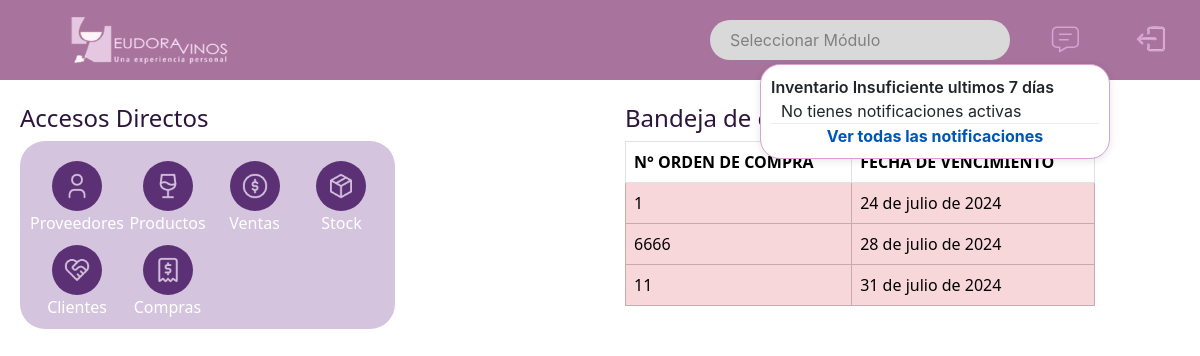
The app's page / (signed in), older data.
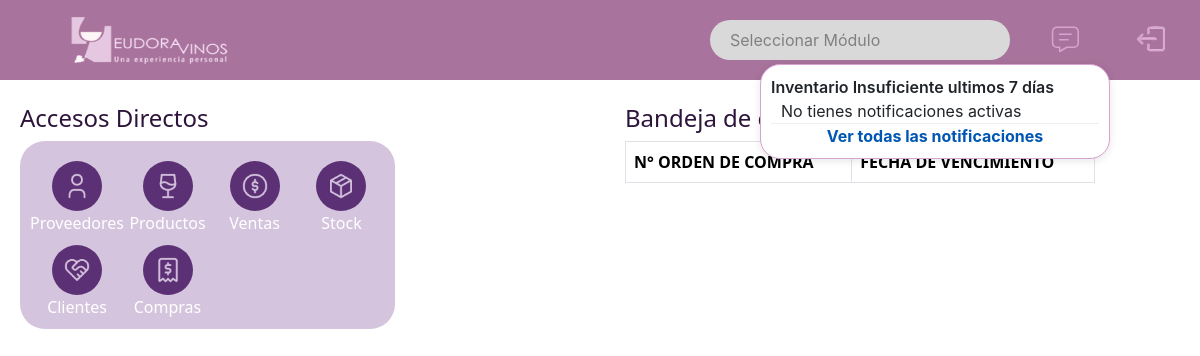
The same page, newer data.
### website/models.py (models this page shows, shortened)
class Alerta_vencimiento(models.Model):
    OC = models.ForeignKey(Compra_proveedores, on_delete=models.CASCADE, default='0')
    fecha_alerta = models.DateField()
    status = models.CharField(max_length=50)
    fecha_vencimiento = models.DateField()

class Compra_proveedores(models.Model):
    OC = models.IntegerField(primary_key=True, unique=True)
    nombre_prov = models.ForeignKey(Proveedores, on_delete=models.CASCADE) #foreign
    fecha_oc = models.DateField()
    SKU = models.ForeignKey(Producto, on_delete=models.CASCADE) #foreign
    cantidad = models.IntegerField()
    numero_factura = models.IntegerField()
    fecha_factura = models.DateField(null=True)
    status = models.CharField(max_length=50)
    fecha_vencimiento = models.DateField()
    fecha_pago = models.DateField(null=True, blank=True)
    costo_unitario = models.IntegerField(null=True)
    def __str__(self):
        return str(self.OC)

### website/views.py (the view)
# urls.py: path('', views.notificaciones_fecha_vencimiento, name='home'), #cambiar a home
@login_required
def notificaciones_fecha_vencimiento(request):
    alertas_de_fecha_vencimiento = Alerta_vencimiento.objects.all()  # Obtén todas las alertas
    return render(request, 'home.html', {'alertas_de_fecha_vencimiento': alertas_de_fecha_vencimiento})

### website/context_processors.py (called while the page is built)
def notificaciones(request):
    fecha_limite = datetime.now().date() - timedelta(days=7)
    notificaciones_activas = Alerta_stock.objects.filter(fecha_alerta__gte=fecha_limite)
    return {'notificaciones_activas': notificaciones_activas}

### website/templates/home.html (shortened to what this page needs)
{% load static%}
{% include "base.html" %}
{% block content %}
<!DOCTYPE html>
<html>
 <link type="text/css" href='{% static "css/homebutton.css" %}' rel="stylesheet"/>
    <body>
        <br>
        <div class="Home">
            <div>
                <h4>Accesos Directos</h4>
                <div class="contenedor-daccess">
                    <ul class="contenedor-ul">
                        <li><a id="b001" href="/proveedor" class="boton-daccess"><img class="Foto" src="{% static 'images/user.png' %}" alt="Proveedores" width="30" height="30"><span>Proveedores</span></a></li>
                        <li><a id="b002" href="/producto" class="boton-daccess"><img class="Foto" src="{% static 'images/glass.png' %}" alt="Productos" width="30" height="30"><span>Productos</span></a></li>
                        <li><a id="b003" href="/venta" class="boton-daccess"><img class="Foto" src="{% static 'images/cash.png' %}" alt="Ventas" width="30" height="30"><span>Ventas</span></a></li>
                        <li><a id="b004" href="/Inventario_Y_Stock" class="boton-daccess"><img class="Foto" src="{% static 'images/box.png' %}" alt="Stock" width="30" height="30"><span>Stock</span></a></li>
                        <li><a id="b005" href="/cliente" class="boton-daccess"><img class="Foto" src="{% static 'images/hand.png' %}" alt="Clientes" width="30" height="30"><span>Clientes</span></a></li>
                        <li><a id="b006" href="/compra_proveedor" class="boton-daccess"><img class="Foto" src="{% static 'images/ticket.png' %}" alt="Compras" width="30" height="30"><span>Compras</span></a></li>
                    </ul>
                </div>
            </div>
            <div id="bandeja-de-entrada">
                <h4>Bandeja de entrada</h4>
            <table id="table" summary="tabla notificaciones" class="table table-bordered table-hover dt-responsive table-fixed">
                <thead>
                <tr class="listado">
                    <th>N° ORDEN DE COMPRA</th>
                    <th>FECHA DE VENCIMIENTO</th>
                </tr>
                </thead>
                <tbody>
                    {% for alerta in alertas_de_fecha_vencimiento %}
                    <tr class="listado">
                        <td>{{ alerta.OC }}</td>
                        <td class="Fecha">{{ alerta.fecha_vencimiento }}</td>
                    </tr>
                    {% endfor %}
                </tbody>
            </table>
            </div>
        </div>
    </body>
</html>
{% endblock %}

Row changes from the older to the newer data that the page shows:
removed Alerta_vencimiento: OC "1", fecha_vencimiento "24 de julio de 2024"
removed Alerta_vencimiento: OC "6666", fecha_vencimiento "28 de julio de 2024"
removed Alerta_vencimiento: OC "11", fecha_vencimiento "31 de julio de 2024"
